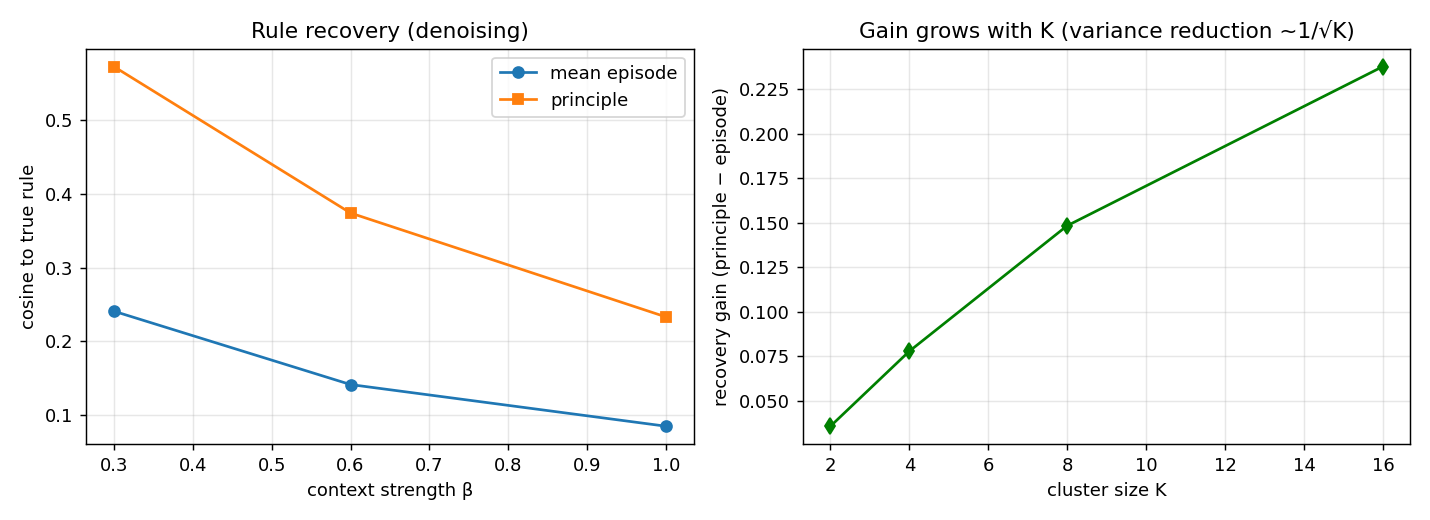

This chart was generated by the following Python code:
#!/usr/bin/env python3
"""RESEARCH — abstractive memory consolidation (roadmap 4A; the other half of memory's value).

WHY THIS EXISTS. The real-trace studies (3A.2/3A.3) showed two things on a live store: relevance
already saturates episode *recall* (recall@3 ≈ 0.71, no recurrence prior beats it), and the
frequency prior is dormant. That raises the load-bearing question for the whole field: beyond a good
retriever over raw logs, what is memory *for*? This module argues — and measures — the answer that
the dormancy result points to: memory's marginal value is **abstraction** (turn many episodic
instances of a lesson into one reusable principle) and **forgetting** (coverage-preserving
compression, validated in 3A.3). Here we build and stress-test the abstraction half.

THE MECHANISM. A lesson recurs across sessions as K *episodic* notes — each the same latent rule
seen through a different, noisy context (3A.2 found 37 such cross-session clusters on a real vault,
slug-invisible). Consolidation replaces the cluster with one *principle* = the (normalised) mean of
its members. Averaging is denoising: the shared rule direction reinforces while instance-specific
context and noise (zero-mean across the cluster) cancel — so the principle recovers the latent rule
that no single episode reveals cleanly. Variance of the off-rule component falls ~1/K.

WHAT IT MEASURES (controlled, seeded; a mechanism benchmark, not an embedder test).
  • novel-context rule recall — a query applying the rule in an UNSEEN context. The abstraction
    claim: the denoised principle matches it better than any single context-bound episode.
  • specific-instance recall — the honest trade-off: consolidation loses instance detail; we
    quantify it (and that rule-level recall, the link target, is preserved).
  • compression — K episodes -> 1 principle.
  • a sweep over context strength beta and cluster size K — where consolidation pays off.
  • real-trace tie-in: how many of the real cross-session clusters are consolidation candidates
    (aggregate COUNT only; no note text read).

    python research/abstractive.py                 # leaderboard
    python research/abstractive.py --save           # + abstractive.json (+ .png if matplotlib)
    NEVERTWICE_VAULT=/path python research/abstractive.py --real   # + real-cluster candidate count

Research dep: numpy (matplotlib optional). Seeded; deterministic.
"""
import json
import sys
from pathlib import Path

try:
    import numpy as np
except ImportError:
    print("abstractive needs numpy (research dep): pip install numpy", file=sys.stderr)
    sys.exit(2)

HERE = Path(__file__).resolve().parent
sys.path.insert(0, str(HERE.parent))

try:
    sys.stdout.reconfigure(encoding="utf-8", errors="replace")
except Exception:
    pass

SAVE = "--save" in sys.argv
REAL = "--real" in sys.argv
D = 128                # latent dim
R = 20                 # rules (one cluster each)
K_DEFAULT = 8          # episodes per rule
SEEDS = 8
BETAS = [0.3, 0.6, 1.0]      # context strength relative to the rule (alpha ≡ 1)
OP_BETA = 0.3                # discriminable operating point for the recall demo
KS = [2, 4, 8, 16]           # cluster sizes for the K-sweep (variance reduction ~1/sqrt K)
NOISE = 0.2
ALPHA = 1.0


def _unit(v):
    n = np.linalg.norm(v, axis=-1, keepdims=True)
    return v / np.where(n == 0, 1.0, n)


def gen_world(rng, k, beta):
    """R rules; each with k episodic instances = alpha*rule + beta*context_i + noise (then unit).
    The principle is the unit-mean of a rule's instances (denoised rule recovery)."""
    rules = _unit(rng.normal(size=(R, D)))
    episodes = np.zeros((R, k, D))
    for j in range(R):
        ctx = rng.normal(size=(k, D))                  # per-instance context (its own situation)
        noise = NOISE * rng.normal(size=(k, D))
        episodes[j] = _unit(ALPHA * rules[j] + beta * ctx + noise)
    principles = _unit(episodes.mean(axis=1))          # consolidation = unit mean of the cluster
    return {"rules": rules, "episodes": episodes, "principles": principles, "k": k, "beta": beta}


def _novel_query(rng, world, j):
    """The rule applied in a FRESH context unseen in any episode (the generalisation test)."""
    ctx = rng.normal(size=D)
    noise = NOISE * rng.normal(size=D)
    return _unit(ALPHA * world["rules"][j] + world["beta"] * ctx + noise)


def _rule_of_top(qv, mem_flat, owner):
    """Rank flattened memories by cosine to qv; return the rule id of the top-1."""
    sims = mem_flat @ qv
    return owner[int(np.argmax(sims))]


def run(k, beta, seeds=SEEDS):
    """Per seed: (1) rule-recovery — cosine of the principle vs the mean episode to the TRUE rule
    (the direct denoising measure, free of distractor-floor confounds); (2) novel-context rule
    recall@1 over the full store, episodic vs consolidated; (3) specific-instance recall (no-harm)."""
    cos_prin, cos_epi, epi_hits, con_hits, spec_epi, spec_con = [], [], [], [], [], []
    for s in range(seeds):
        rng = np.random.default_rng(7000 + s * 97 + int(beta * 1000) + k)
        w = gen_world(rng, k, beta)
        rules = w["rules"]
        epi_flat = w["episodes"].reshape(R * k, D)
        epi_owner = np.repeat(np.arange(R), k)
        con_flat = w["principles"]
        con_owner = np.arange(R)
        # (1) rule recovery — how cleanly each memory aligns to the latent rule it came from
        cos_prin.append(float(np.mean([con_flat[j] @ rules[j] for j in range(R)])))
        cos_epi.append(float(np.mean([w["episodes"][j, i] @ rules[j]
                                      for j in range(R) for i in range(k)])))
        qrng = np.random.default_rng(13000 + s * 131 + int(beta * 1000) + k)
        eh = ch = se = sc = n = 0
        for j in range(R):
            for _ in range(4):                          # several novel applications per rule
                q = _novel_query(qrng, w, j)
                eh += (_rule_of_top(q, epi_flat, epi_owner) == j)
                ch += (_rule_of_top(q, con_flat, con_owner) == j)
                n += 1
            # specific-instance query: ask about one stored episode (no-harm / trade-off)
            i = int(qrng.integers(k))
            qs = _unit(w["episodes"][j, i] + 0.15 * NOISE * qrng.normal(size=D))
            se += (epi_owner[int(np.argmax(epi_flat @ qs))] == j)   # exact instance recoverable
            sc += (con_owner[int(np.argmax(con_flat @ qs))] == j)   # only the rule survives
        epi_hits.append(eh / n)
        con_hits.append(ch / n)
        spec_epi.append(se / R)
        spec_con.append(sc / R)
    return {"cos_prin": _ci(cos_prin), "cos_epi": _ci(cos_epi),
            "recall_epi": _ci(epi_hits), "recall_con": _ci(con_hits),
            "specific_epi": _ci(spec_epi), "specific_con": _ci(spec_con)}


from research._common import _ci          # W12: shared mean±95%CI helper


def _real_candidates():
    """Aggregate-only: how many real cross-session clusters are consolidation candidates (>=3
    members spanning >1 date). Reads cached vectors via real_trace_bench; prints no note text."""
    try:
        import memory_hook as m
        from research.real_trace_bench import _clusters, _date
    except Exception as e:
        return None
    cache = m.load_embed_cache()
    notes = [(s, r) for s, r in cache.items()
             if isinstance(r, dict) and isinstance(r.get("vec"), list)]
    if len(notes) < 20:
        return None
    from collections import defaultdict
    by = defaultdict(list)
    for s, r in notes:
        by[r.get("project")].append((s, r))
    cand = members = 0
    for ns in by.values():
        for g in _clusters(ns, 0.55):
            if len(g) >= 3 and len({_date(x) for x in g}) > 1:
                cand += 1
                members += len(g)
    return {"notes": len(notes), "candidates": cand, "members": members}


def main():
    bar = "=" * 78
    print(bar)
    print("  ABSTRACTIVE CONSOLIDATION (4A) — does a denoised 'principle' recover the latent rule")
    print("  a recurring lesson teaches, better than its raw context-bound episodes? (mechanism)")
    print(bar)

    # (1) THE MECHANISM — direct rule recovery, free of distractor-floor confounds
    print(f"\n— rule recovery: cosine to the TRUE latent rule (K={K_DEFAULT}, D={D}, {SEEDS} seeds "
          f"±95% CI) —")
    print(f"  {'beta':>6} {'mean episode':>16} {'principle':>16} {'gain':>8}")
    by_beta = {}
    for beta in BETAS:
        r = run(K_DEFAULT, beta)
        by_beta[beta] = r
        ce, cee = r["cos_epi"]; cp, cpe = r["cos_prin"]
        print(f"  {beta:>6.1f} {ce:>10.3f}±{cee:.3f} {cp:>10.3f}±{cpe:.3f} {cp-ce:>+8.3f}")
    print(f"  (the principle is consistently closer to the rule — averaging cancels the "
          f"instance-specific context)")

    # (2) variance reduction ~1/sqrt(K): the rule-recovery gain grows with cluster size
    print(f"\n— rule-recovery gain vs cluster size K (beta=1.0) — variance reduction ~1/√K —")
    print(f"  {'K':>6} {'mean episode':>14} {'principle':>12} {'gain':>8} {'compression':>12}")
    by_k = {}
    for k in KS:
        r = run(k, 1.0)
        by_k[k] = r
        ce = r["cos_epi"][0]; cp = r["cos_prin"][0]
        print(f"  {k:>6} {ce:>14.3f} {cp:>12.3f} {cp-ce:>+8.3f} {f'{k}x':>12}")

    # (3) does cleaner recovery TRANSLATE to retrieval? Only when the rule is recoverable at all.
    op = by_beta[OP_BETA]
    re_, ree = op["recall_epi"]; rc, rce = op["recall_con"]
    print(f"\n— downstream: novel-context rule recall@1 at a discriminable beta={OP_BETA} "
          f"(K={K_DEFAULT}) —")
    print(f"  episodic {re_:.3f}±{ree:.3f}   consolidated {rc:.3f}±{rce:.3f}   gain {rc-re_:+.3f}"
          f"  (+{K_DEFAULT}x compression)")
    hb = by_beta[max(BETAS)]
    print(f"  HONEST BOUNDARY: at beta={max(BETAS)} both collapse toward chance "
          f"(epi {hb['recall_epi'][0]:.3f}, con {hb['recall_con'][0]:.3f}, ~{1/R:.3f}=1/R) — when "
          f"context\n    overwhelms the rule, consolidation amplifies a present signal, it cannot "
          f"manufacture one.")

    # (4) honest trade-off: specific-instance recall is sacrificed for abstraction + compression
    print(f"\n— honest trade-off: specific-instance recall@1 (beta={OP_BETA}, K={K_DEFAULT}) —")
    print(f"  episodic (exact instance)  {op['specific_epi'][0]:.3f}   consolidated (rule only) "
          f"{op['specific_con'][0]:.3f}")
    print(f"  (instance detail is sacrificed; reachable via a principle→episode link if episodes "
          f"are archived, not a fresh search)")

    d_rule = by_beta[1.0]["cos_prin"][0] - by_beta[1.0]["cos_epi"][0]
    print(f"\n  → HEADLINE: consolidation recovers the latent rule a recurring lesson teaches "
          f"(+{d_rule:.3f} cosine\n    at beta=1, growing with K), lifting novel-context recall "
          f"+{rc-re_:.3f} at {K_DEFAULT}x compression — the\n    measurable case that memory's "
          f"marginal value is ABSTRACTION, not episode recall (which relevance\n    already "
          f"saturates, 3A.2). The cost is instance detail, kept reachable by a link.")

    real = None
    if REAL:
        real = _real_candidates()
        if real:
            print(f"\n— real-trace tie-in (aggregate only) —")
            print(f"  {real['candidates']} cross-session clusters on the live store are consolidation "
                  f"candidates\n    (≥3 members, >1 date), covering {real['members']} episodic notes — "
                  f"real abstraction opportunities.")
        else:
            print("\n  (--real: no populated vault cache found; set NEVERTWICE_VAULT)")

    if SAVE:
        out = {"D": D, "R": R, "seeds": SEEDS, "noise": NOISE, "op_beta": OP_BETA,
               "by_beta": {f"{b}": r for b, r in by_beta.items()},
               "by_k": {f"{k}": r for k, r in by_k.items()},
               "real_candidates": real}
        p = HERE / "abstractive.json"
        p.write_text(json.dumps(out, ensure_ascii=False, indent=1), encoding="utf-8")
        print(f"\n  saved → {p}")
        try:
            _figure(by_beta, by_k, HERE / "abstractive.png")
            print(f"  figure → {HERE / 'abstractive.png'}")
        except Exception:
            pass
    print(bar)


def _figure(by_beta, by_k, path):
    import matplotlib
    matplotlib.use("Agg")
    import matplotlib.pyplot as plt
    fig, (a1, a2) = plt.subplots(1, 2, figsize=(11, 4))
    betas = sorted(by_beta)
    a1.plot(betas, [by_beta[b]["cos_epi"][0] for b in betas], "o-", label="mean episode")
    a1.plot(betas, [by_beta[b]["cos_prin"][0] for b in betas], "s-", label="principle")
    a1.set_xlabel("context strength β"); a1.set_ylabel("cosine to true rule")
    a1.set_title("Rule recovery (denoising)"); a1.legend(); a1.grid(alpha=0.3)
    ks = sorted(by_k)
    a2.plot(ks, [by_k[k]["cos_prin"][0] - by_k[k]["cos_epi"][0] for k in ks], "d-", color="green")
    a2.set_xlabel("cluster size K"); a2.set_ylabel("recovery gain (principle − episode)")
    a2.set_title("Gain grows with K (variance reduction ~1/√K)"); a2.grid(alpha=0.3)
    fig.tight_layout(); fig.savefig(path, dpi=130); plt.close(fig)


if __name__ == "__main__":
    main()
